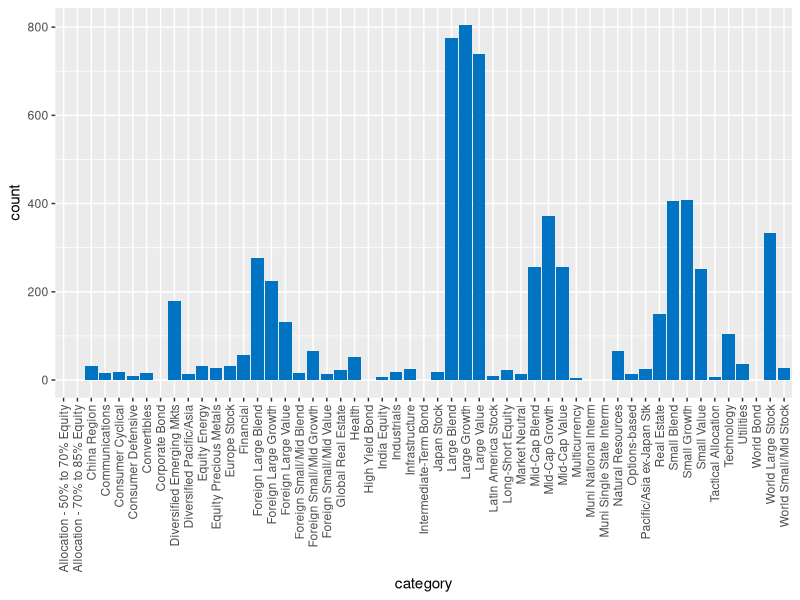
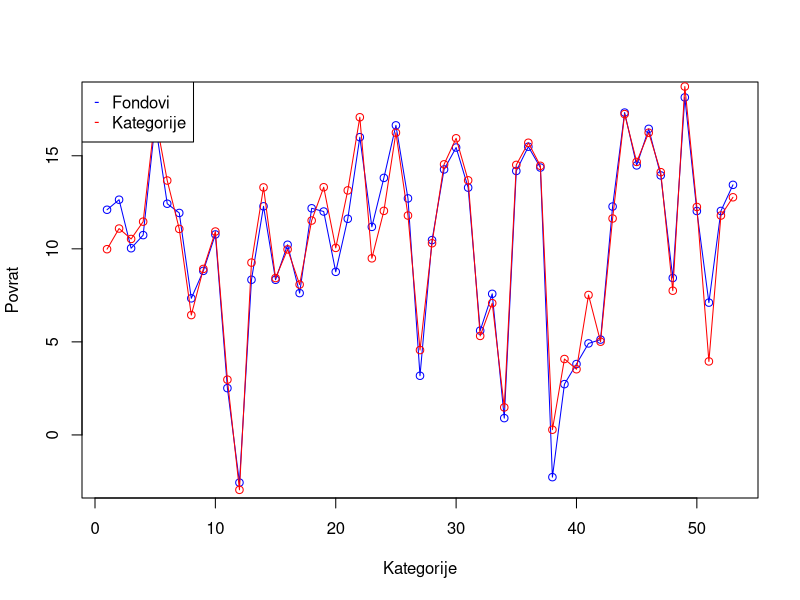
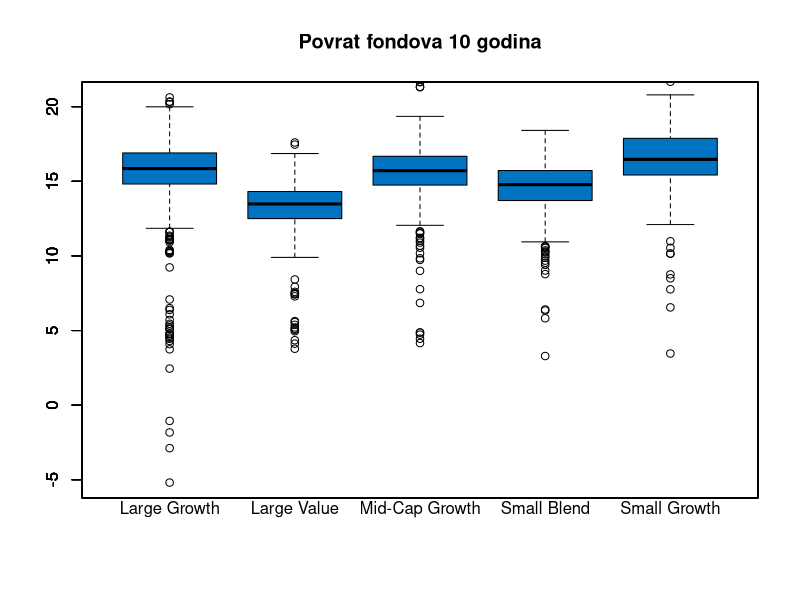
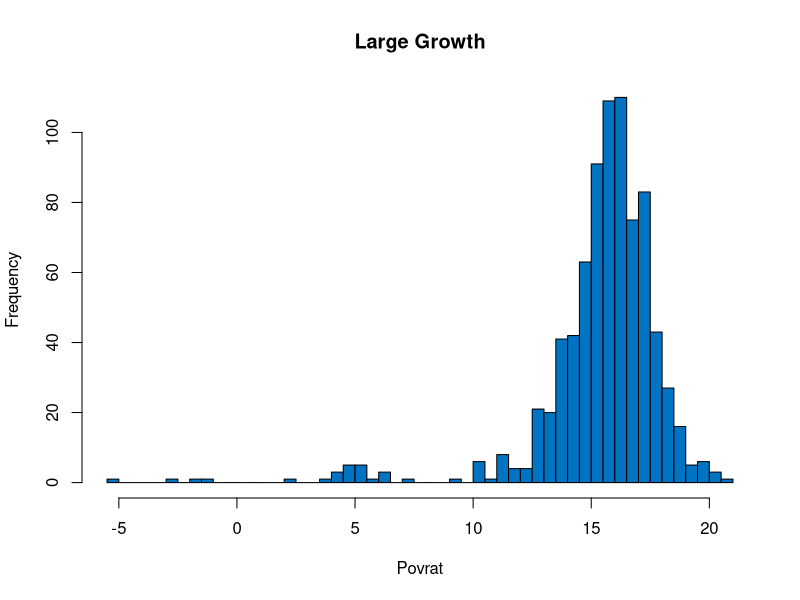
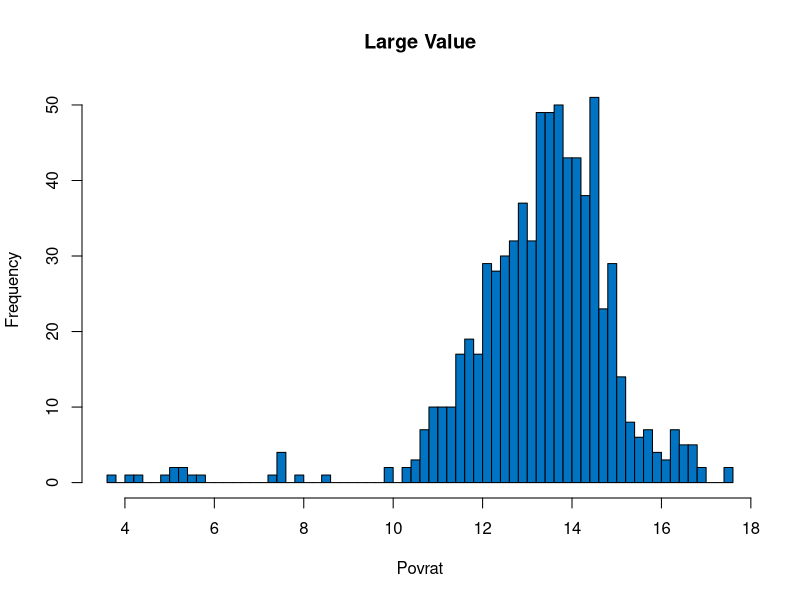
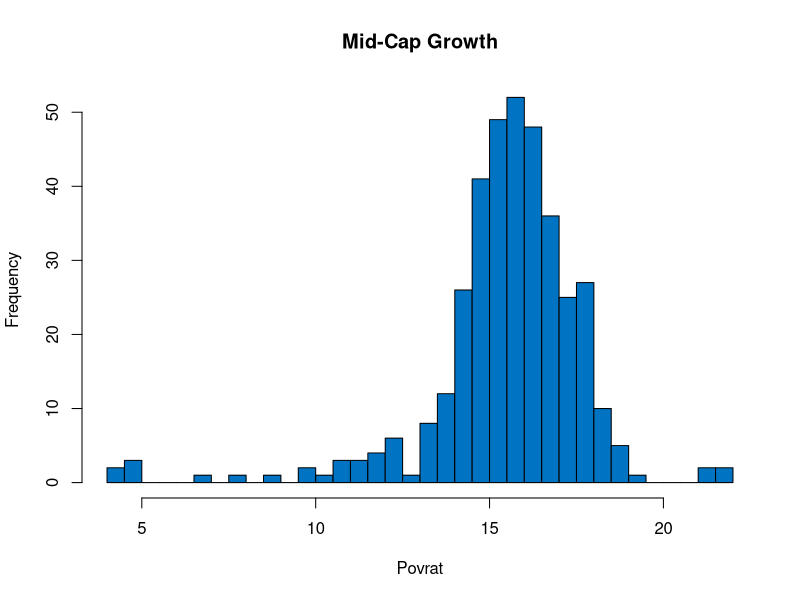
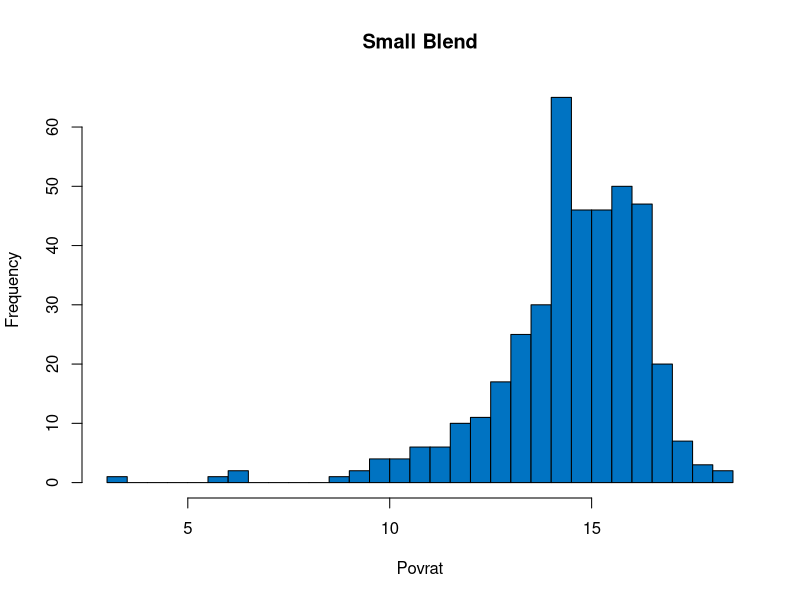
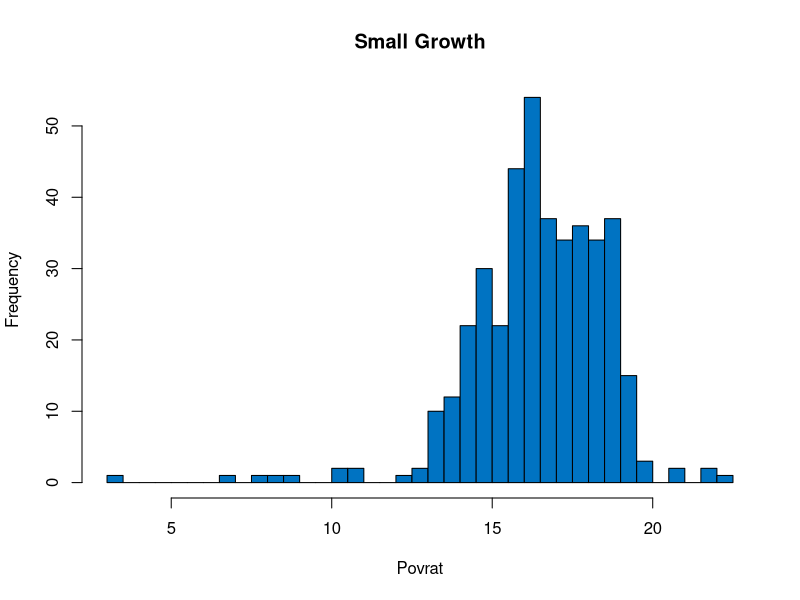

These charts were generated, in order, by the following R code:
## ---- chunk 1
mutual_funds = read.csv("mutual_funds.csv")
head(mutual_funds)
## ---- chunk 2
levels(mutual_funds$category)
## ---- chunk 3
#library(dplyr)

cats = table(mutual_funds$category)
cats = as.data.frame(cats)
cats

library(ggplot2)

ggplot(mutual_funds, aes(category)) + geom_bar(fill = "#0073C2FF") + theme(axis.text.x = element_text(angle = 90, vjust = 0.5, hjust=1))
## ---- chunk 4
cat_ytd = do.call(data.frame, aggregate(cbind(fund_return_10years, category_return_10years)~category, mutual_funds, FUN = function(x) c(Mean = mean(x))))

plot(cat_ytd$fund_return_10years,type = "o",col = "blue", xlab = "Kategorije", ylab = "Povrat", 
   main = "")

lines(cat_ytd$category_return_10years, type = "o", col = "red")

legend(x = "topleft", y=0.85, legend = c("Fondovi", "Kategorije"), col = c("blue", "red"), pch=c("-","-"))

## ---- chunk 5

cats = c("Large Growth", "Large Value", "Mid-Cap Growth", "Small Blend", "Small Growth")

boxplot(mutual_funds[mutual_funds$category == "Large Growth",]$fund_return_10years, boxfill = NA, border = NA,  main='Povrat fondova 10 godina', names=c(""))

i = 1
for (c in cats) {
  jedna = mutual_funds[mutual_funds$category == c, ]
  
  boxplot(jedna$fund_return_10years,
          xaxt = "n", add = TRUE, boxfill="#0073C2FF", xlab="",
          boxwex=0.3, at= i * 0.2 + 0.4)
  mtext(c, side = 1, at= i * 0.2 + 0.4)
  
  i = i + 1
}

for (c in cats) {
  jedna = mutual_funds[mutual_funds$category == c, ]
  h = hist(jedna$fund_return_10years,
         breaks=50,
         main=c,
         xlab="Povrat",
         ylab='Frequency',
         col="#0073C2FF"
         ) 
}
## ---- chunk 6
for (c in cats) {
  jedna = mutual_funds[mutual_funds$category == c, ]
  
  qqnorm(jedna$fund_return_10years, pch = 1, frame = FALSE,main=c)
  qqline(jedna$fund_return_10years, col = "steelblue", lwd = 2)
}
## ---- chunk 7
cats = table(mutual_funds$category)
cats = as.data.frame(cats)
to_remove = cats[cats$Freq < 30,]
cats = cats[cats$Freq >= 30,]
cats

library(dplyr)
cat_funds = mutual_funds

for (c in to_remove$Var1) {
  cat_funds = cat_funds[cat_funds$category != c, ]
}
## ---- chunk 8
testovi = data.frame()

for (c in unique(cat_funds$category)) {
  d = cat_funds[cat_funds$category == c, ]
  
  y10 = t.test(d$fund_return_10years, mu = mean(d$category_return_10years), alternative="greater")$p.value
  
  row = data.frame(category=c, p10years=y10)
  
  testovi = rbind(testovi, row)
}

testovi

y10t = testovi[testovi$p10years < 0.05,]

p = nrow(y10t) / nrow(testovi)
cat("Procenat fondova koji pobjedjuju kategoriju", p)
## ---- chunk 9
manji = cat_funds[cat_funds$fund_return_10years < cat_funds$category_return_10years, ]
veci = cat_funds[cat_funds$fund_return_10years > cat_funds$category_return_10years, ]
dim(manji)
dim(veci)
## ---- chunk 10
cats = table(veci$category)
cats = as.data.frame(cats)
cats

ggplot(veci, aes(category)) + geom_bar(fill = "#0073C2FF") + theme(axis.text.x = element_text(angle = 90, vjust = 0.5, hjust=1))

cats = table(manji$category)
cats = as.data.frame(cats)
cats

ggplot(manji, aes(category)) + geom_bar(fill = "#0073C2FF") + theme(axis.text.x = element_text(angle = 90, vjust = 0.5, hjust=1))
## ---- chunk 11
veci = select(veci, c("category", "net_assets", "fund_yield", "morningstar_rating", "inception_date", "investment", "size", "currency", "portfolio_cash", "portfolio_stocks", "portfolio_preferred", "fund_return_10years", "category_return_10years"))
manji = select(manji, c("category", "net_assets", "fund_yield", "morningstar_rating", "inception_date", "investment", "size", "currency", "portfolio_cash", "portfolio_stocks", "portfolio_preferred", "fund_return_10years", "category_return_10years"))

veci$relative_return = (veci$fund_return_10years - veci$category_return_10years)
manji$relative_return = (manji$fund_return_10years - manji$category_return_10years)

summary(veci)
summary(manji)
## ---- chunk 12
h = hist(veci$relative_return,
         breaks=100,
         main="Povrati iz svih fondova koji pobjedjuju svoju kategoriju",
         xlab="povrat",
         ylab='Frequency',
         col="#0073C2FF"
         )

qqnorm(veci$relative_return, pch = 1, frame = FALSE,main="Povrati iz svih fondova koji pobjedjuju svoju kategoriju")
qqline(veci$relative_return, col = "steelblue", lwd = 2)

h = hist(manji$relative_return,
         breaks=100,
         main="Povrati iz svih fondova koji ne pobjedjuju svoju kategoriju",
         xlab="povrat",
         ylab='Frequency',
         col="#0073C2FF"
         )

qqnorm(manji$relative_return, pch = 1, frame = FALSE,main="Povrati iz svih fondova koji ne pobjedjuju svoju kategoriju")
qqline(manji$relative_return, col = "steelblue", lwd = 2)

boxplot(veci$relative_return, manji$relative_return, 
        names = c('Pobjedjuju','Ne pobjedjuju'),
        col = "#0073C2FF",
        main='Boxplot fondova zavisno da li pobjedjuju ili ne svoju kategoriju')
## ---- chunk 13
h = hist(veci$morningstar_rating,
         breaks=seq(min(veci$morningstar_rating)-1,max(veci$morningstar_rating),1),
         main="Morningstar rating iz svih fondova koji pobjedjuju svoju kategoriju",
         xlab="povrat",
         ylab='Frequency',
         col="#0073C2FF"
         )

h = hist(manji$morningstar_rating,
         breaks=seq(min(manji$morningstar_rating)-1,max(manji$morningstar_rating),1),
         main="Morningstar rating iz svih fondova koji ne pobjedjuju svoju kategoriju",
         xlab="povrat",
         ylab='Frequency',
         col="#0073C2FF"
         )
## ---- chunk 14
t.test(veci$morningstar_rating, manji$morningstar_rating, alt = "greater")
## ---- chunk 15
veci['investment'] <- sapply(veci['investment'], as.character);
manji['investment'] <- sapply(manji['investment'], as.character);

veci_invest = table(veci[veci$investment=="Blend" | veci$investment=="Growth" | veci$investment=="Value",]$investment)
manj_invest = table(manji[manji$investment=="Blend" | manji$investment=="Growth" | manji$investment=="Value",]$investment)
tbl = rbind(veci_invest, manj_invest)

added_margins_tbl = addmargins(tbl)
print(added_margins_tbl)
## ---- chunk 16
for (col_names in colnames(added_margins_tbl)){
  for (row_names in rownames(added_margins_tbl)){
    if (!(row_names == 'Sum' | col_names == 'Sum') ){
      cat('Očekivane frekvencije za razred ',col_names,'-',row_names,': ',(added_margins_tbl[row_names,'Sum'] * added_margins_tbl['Sum',col_names]) / added_margins_tbl['Sum','Sum'],'\n')
    }
  }
}
## ---- chunk 17
chisq.test(tbl,correct=F)
## ---- chunk 18
grt = cat_funds[cat_funds$fund_return_10years > cat_funds$category_return_10years, ]

plot(grt$price_book, grt$price_earnings)
plot(grt$price_sales, grt$price_earnings)
plot(grt$price_cashflow, grt$price_earnings)
## ---- chunk 19
fit.book = lm(price_earnings ~ price_book, data=grt)

plot(grt$price_book, grt$price_earnings)
lines(grt$price_book,fit.book$fitted.values,col='red')

fit.sales = lm(price_earnings ~ price_sales, data=grt)

plot(grt$price_sales, grt$price_earnings)
lines(grt$price_sales,fit.sales$fitted.values,col='red')

fit.cashflow = lm(price_earnings ~ price_cashflow, data=grt)

plot(grt$price_cashflow, grt$price_earnings)
lines(grt$price_cashflow,fit.cashflow$fitted.values,col='red')
## ---- chunk 20
summary(fit.book)

summary(fit.sales)

summary(fit.cashflow)
## ---- chunk 21
cor(grt$price_sales, grt$price_earnings)

cor.test(grt$price_sales, grt$price_earnings)

summary(fit.sales)
## ---- chunk 22
fit.mul = lm(price_earnings ~ price_sales + price_book + price_cashflow, data=grt)
summary(fit.mul)
